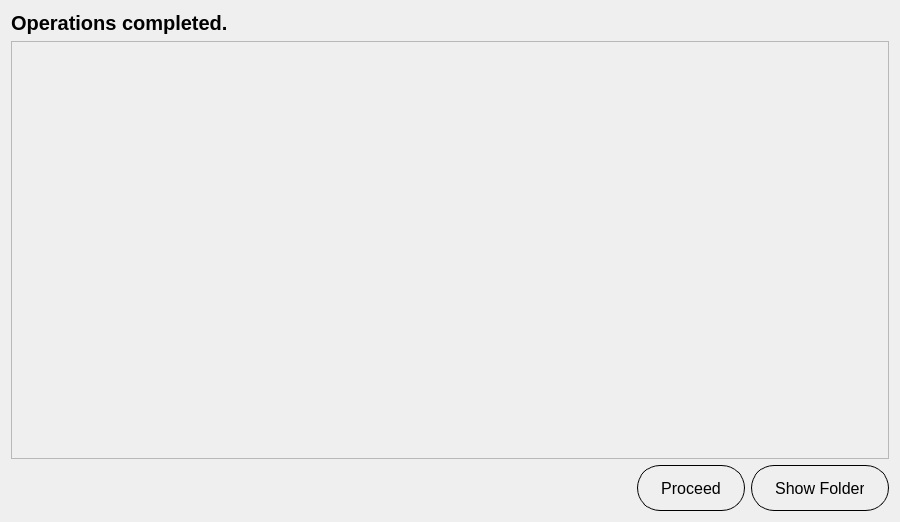
<?xml version="1.0" encoding="UTF-8"?>
<ui version="4.0">
 <class>SuccessDialog</class>
 <widget class="QDialog" name="SuccessDialog">
  <property name="geometry">
   <rect>
    <x>0</x>
    <y>0</y>
    <width>900</width>
    <height>522</height>
   </rect>
  </property>
  <property name="minimumSize">
   <size>
    <width>900</width>
    <height>522</height>
   </size>
  </property>
  <property name="maximumSize">
   <size>
    <width>900</width>
    <height>522</height>
   </size>
  </property>
  <property name="windowTitle">
   <string>Pre-Processing Complete</string>
  </property>
  <property name="styleSheet">
   <string notr="true"/>
  </property>
  <layout class="QVBoxLayout" name="verticalLayout">
   <item>
    <widget class="QLabel" name="lblSummary">
     <property name="styleSheet">
      <string notr="true">font-family: &quot;IBM Plex Sans&quot;;
font-size: 20px;
font-weight: 500;
</string>
     </property>
     <property name="text">
      <string>Operations completed.</string>
     </property>
    </widget>
   </item>
   <item>
    <widget class="QScrollArea" name="scrollArea">
     <property name="widgetResizable">
      <bool>true</bool>
     </property>
     <widget class="QWidget" name="scrollAreaWidgetContents">
      <property name="geometry">
       <rect>
        <x>0</x>
        <y>0</y>
        <width>876</width>
        <height>412</height>
       </rect>
      </property>
      <layout class="QVBoxLayout" name="verticalLayoutSteps"/>
     </widget>
    </widget>
   </item>
   <item>
    <layout class="QHBoxLayout" name="horizontalLayoutButtons">
     <item>
      <spacer name="horizontalSpacer">
       <property name="orientation">
        <enum>Qt::Horizontal</enum>
       </property>
       <property name="sizeType">
        <enum>QSizePolicy::Expanding</enum>
       </property>
       <property name="sizeHint" stdset="0">
        <size>
         <width>40</width>
         <height>20</height>
        </size>
       </property>
      </spacer>
     </item>
     <item>
      <widget class="QPushButton" name="btnProceed">
       <property name="minimumSize">
        <size>
         <width>108</width>
         <height>46</height>
        </size>
       </property>
       <property name="maximumSize">
        <size>
         <width>108</width>
         <height>46</height>
        </size>
       </property>
       <property name="styleSheet">
        <string notr="true">
    padding: 8px 24px;
    border: 1px solid #000000;
    border-radius: 23px;
    font-size: 16px;</string>
       </property>
       <property name="text">
        <string>Proceed</string>
       </property>
      </widget>
     </item>
     <item>
      <widget class="QPushButton" name="btnShowFolder">
       <property name="minimumSize">
        <size>
         <width>108</width>
         <height>46</height>
        </size>
       </property>
       <property name="maximumSize">
        <size>
         <width>138</width>
         <height>46</height>
        </size>
       </property>
       <property name="styleSheet">
        <string notr="true">
    padding: 8px 24px;
    border: 1px solid #000000;
    border-radius: 23px;
    font-size: 16px;</string>
       </property>
       <property name="text">
        <string>Show Folder</string>
       </property>
      </widget>
     </item>
    </layout>
   </item>
  </layout>
 </widget>
 <resources/>
 <connections/>
</ui>
